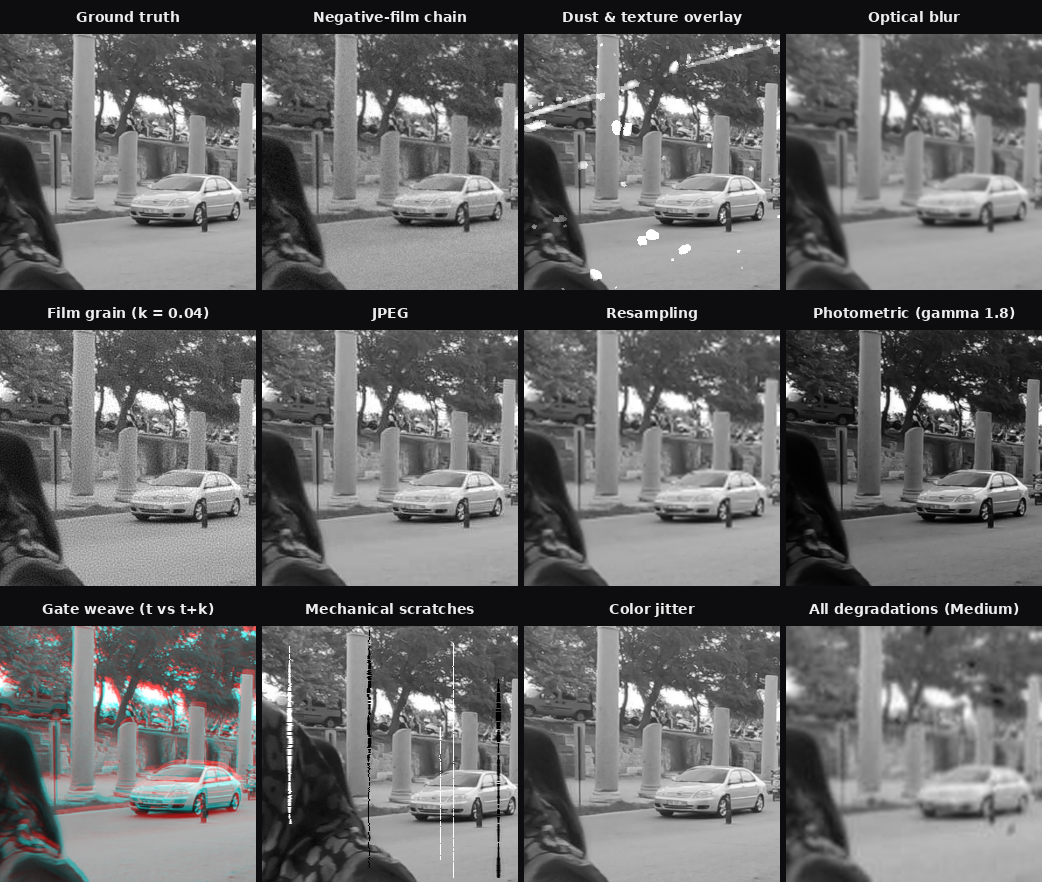
#> input picture assets/operator_atlas.png, 1042 x 882 px
$ python -i background_remover.py   (imports and definitions only)
#> lines starting #> are read from the running program, lines starting #| are printed output that depends on the picture; after the words box and inside, x2 and y2 are one past the last pixel; in counts of white or black regions, pixels touching at a corner belong together
from pathlib import Path

import cv2
import numpy as np


# CURRENTLY UNUSED
def create_alpha_mask_from_grayscale(
    image_path: Path,
    output_path: Path,
    intensity=2.0,
    color: tuple[int, int, int] | int = 0,
) -> None:
    """
    Treats black and white texture as alpha mask
    and replaces black background with given color.
    Args:
        image_path (Path): Path to the input texture image.
        output_path (Path): Path to save the output texture image.
        intensity (float, optional): Intensity of the alpha mask effect. Higher values make the mask more pronounced.
                                     Defaults to 2.0.
        color (tuple[int, int, int] | int, optional): Color of the degradation
    """
    texture_gray = cv2.imread(str(image_path), cv2.IMREAD_GRAYSCALE)

    alpha_mask = (1 - texture_gray / 255.0) ** (1 / intensity) * 255  # type: ignore

    texture_bgra = np.zeros((*texture_gray.shape, 4), dtype=np.uint8)  # type: ignore
    texture_bgra[:, :, :3] = color
    texture_bgra[:, :, 3] = alpha_mask
    output_path.parent.mkdir(parents=True, exist_ok=True)
    cv2.imwrite(str(output_path), texture_bgra)


def remove_background_with_adaptive_threshold(
    image_path: Path, output_path: Path, block_size: int = 35, C: int = 10
) -> None:
#> called with image_path = '../../../assets/operator_atlas.png', output_path = 'out.png', block_size = 35, C = 10
    texture_gray_og = cv2.imread(str(image_path), cv2.IMREAD_GRAYSCALE)
#> texture_gray_og: shape (882, 1042); min 0, max 255, mean 103.3

    if texture_gray_og is None:
        raise IOError(f"Failed to decode image: {image_path}. File may be corrupt.")

    kernel = cv2.getStructuringElement(cv2.MORPH_ELLIPSE, (3, 3))
    texture_gray = cv2.GaussianBlur(texture_gray_og, ksize=(5, 5), sigmaX=1, sigmaY=1)  # type: ignore
    texture_gray_og = cv2.erode(texture_gray_og, kernel=kernel, iterations=1)  # type: ignore
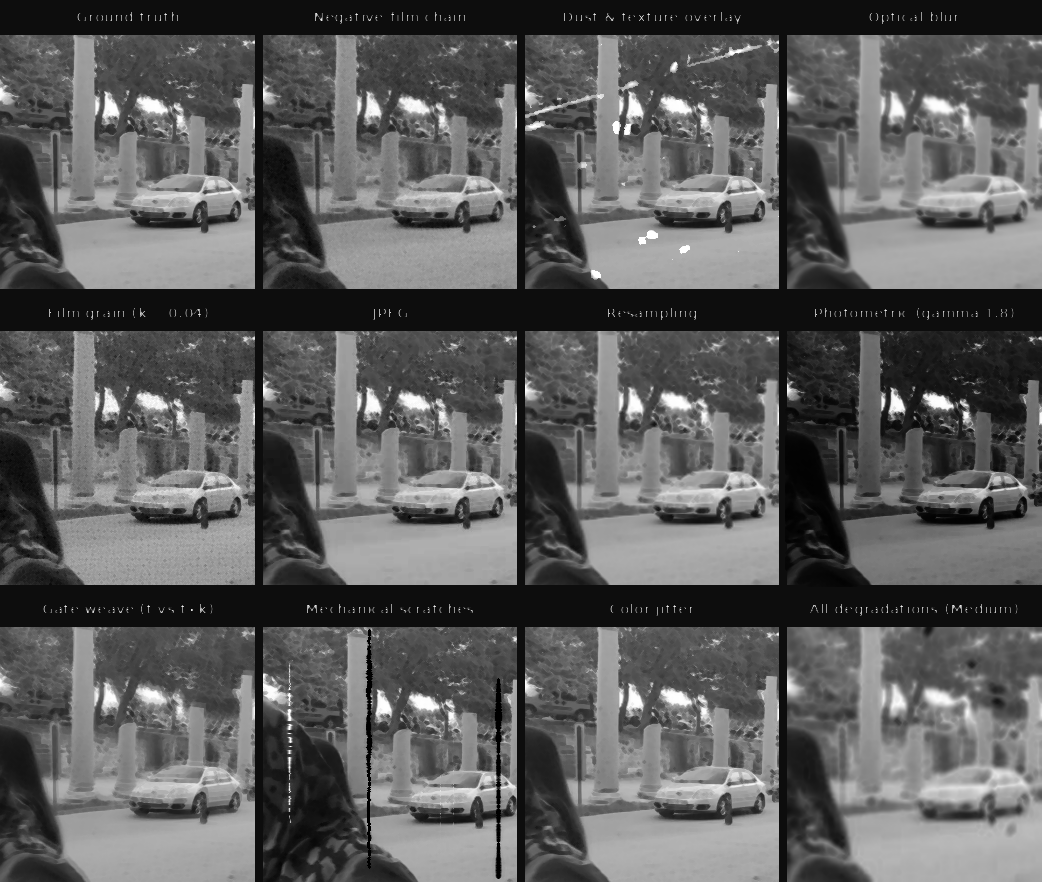
#> texture_gray_og: shape (882, 1042); min 0, max 255, mean 92.7

    binary_image = cv2.adaptiveThreshold(
        texture_gray,
        255,
        cv2.ADAPTIVE_THRESH_GAUSSIAN_C,
        cv2.THRESH_BINARY_INV,
        block_size,
        C,
    )
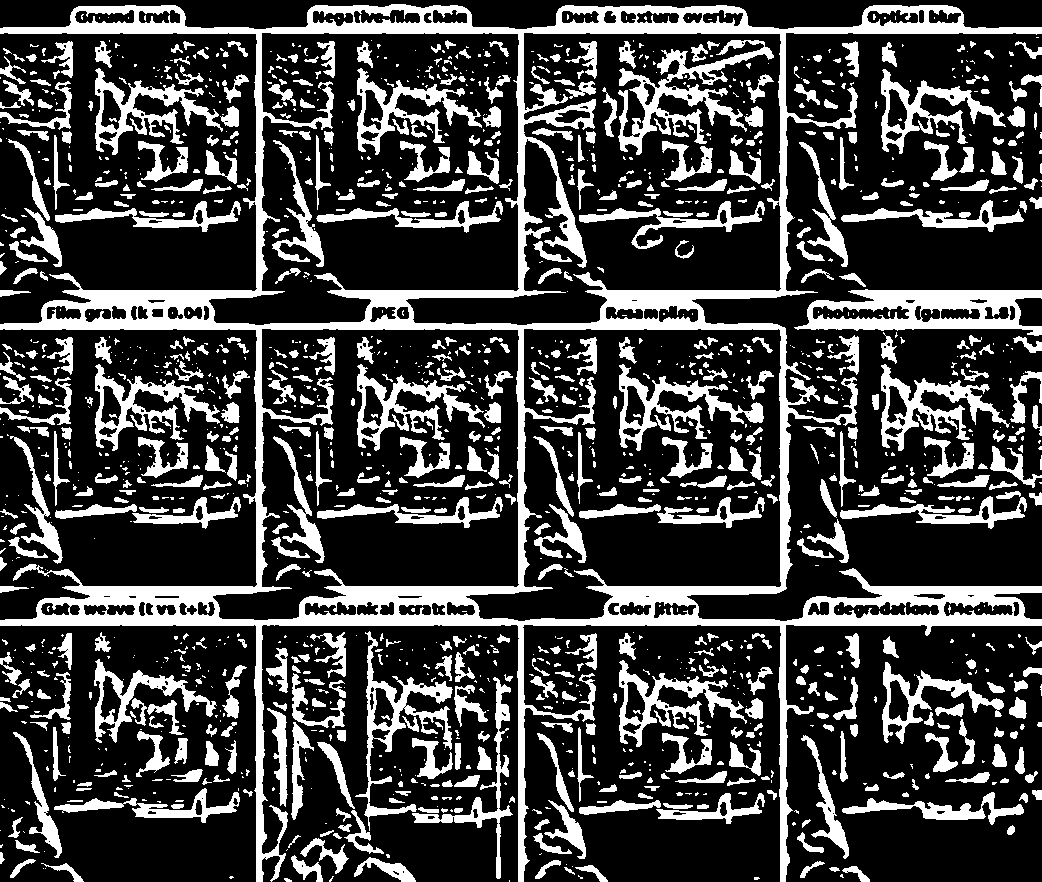
#> binary_image: shape (882, 1042); 25.7% white; 1590 white regions (876 under 20 px), largest, box (x1, y1, x2, y2) and area: (0, 4, 1042, 882) 79573, (794, 289, 1042, 336) 6321, (618, 40, 774, 155) 4800
    texture_mask = binary_image.astype(np.uint8)

    texture_bgra = cv2.cvtColor(texture_gray_og, cv2.COLOR_GRAY2BGRA)  # type: ignore
    texture_bgra[:, :, 3] = texture_mask
#> (the run stopped early here; a loop or call above may not have finished)
